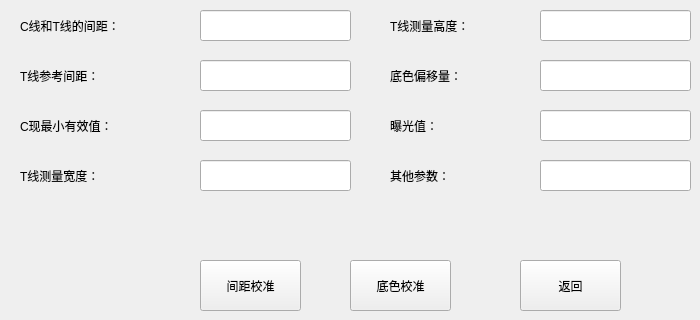
   <widget class="QWidget" name="cmosPage">
    <widget class="QPushButton" name="cmosReturnBtn">
     <property name="geometry">
      <rect>
       <x>520</x>
       <y>260</y>
       <width>101</width>
       <height>51</height>
      </rect>
     </property>
     <property name="styleSheet">
      <string notr="true">font: 16pt &quot;微软细黑&quot;;</string>
     </property>
     <property name="text">
      <string>返回</string>
     </property>
    </widget>
    <widget class="QLabel" name="label_5">
     <property name="geometry">
      <rect>
       <x>20</x>
       <y>10</y>
       <width>181</width>
       <height>31</height>
      </rect>
     </property>
     <property name="styleSheet">
      <string notr="true">font: 16pt &quot;微软细黑&quot;;</string>
     </property>
     <property name="text">
      <string>C线和T线的间距：</string>
     </property>
    </widget>
    <widget class="QLabel" name="label_6">
     <property name="geometry">
      <rect>
       <x>20</x>
       <y>60</y>
       <width>161</width>
       <height>31</height>
      </rect>
     </property>
     <property name="styleSheet">
      <string notr="true">font: 16pt &quot;微软细黑&quot;;</string>
     </property>
     <property name="text">
      <string>T线参考间距：</string>
     </property>
    </widget>
    <widget class="QLabel" name="label_7">
     <property name="geometry">
      <rect>
       <x>20</x>
       <y>110</y>
       <width>181</width>
       <height>31</height>
      </rect>
     </property>
     <property name="styleSheet">
      <string notr="true">font: 16pt &quot;微软细黑&quot;;</string>
     </property>
     <property name="text">
      <string>C现最小有效值：</string>
     </property>
    </widget>
    <widget class="QLabel" name="label_8">
     <property name="geometry">
      <rect>
       <x>20</x>
       <y>160</y>
       <width>181</width>
       <height>31</height>
      </rect>
     </property>
     <property name="styleSheet">
      <string notr="true">font: 16pt &quot;微软细黑&quot;;</string>
     </property>
     <property name="text">
      <string>T线测量宽度：</string>
     </property>
    </widget>
    <widget class="QLineEdit" name="cmosLineEdit_1">
     <property name="geometry">
      <rect>
       <x>200</x>
       <y>10</y>
       <width>151</width>
       <height>31</height>
      </rect>
     </property>
    </widget>
    <widget class="QLineEdit" name="cmosLineEdit_2">
     <property name="geometry">
      <rect>
       <x>200</x>
       <y>60</y>
       <width>151</width>
       <height>31</height>
      </rect>
     </property>
    </widget>
    <widget class="QLineEdit" name="cmosLineEdit_3">
     <property name="geometry">
      <rect>
       <x>200</x>
       <y>110</y>
       <width>151</width>
       <height>31</height>
      </rect>
     </property>
    </widget>
    <widget class="QLineEdit" name="cmosLineEdit_4">
     <property name="geometry">
      <rect>
       <x>200</x>
       <y>160</y>
       <width>151</width>
       <height>31</height>
      </rect>
     </property>
    </widget>
    <widget class="QPushButton" name="cmosTCBtn">
     <property name="geometry">
      <rect>
       <x>200</x>
       <y>260</y>
       <width>101</width>
       <height>51</height>
      </rect>
     </property>
     <property name="styleSheet">
      <string notr="true">font: 16pt &quot;微软细黑&quot;;</string>
     </property>
     <property name="text">
      <string>间距校准</string>
     </property>
    </widget>
    <widget class="QPushButton" name="cmosCameraBtn">
     <property name="geometry">
      <rect>
       <x>350</x>
       <y>260</y>
       <width>101</width>
       <height>51</height>
      </rect>
     </property>
     <property name="styleSheet">
      <string notr="true">font: 16pt &quot;微软细黑&quot;;</string>
     </property>
     <property name="text">
      <string>底色校准</string>
     </property>
    </widget>
    <widget class="QLabel" name="label_23">
     <property name="geometry">
      <rect>
       <x>390</x>
       <y>10</y>
       <width>141</width>
       <height>31</height>
      </rect>
     </property>
     <property name="styleSheet">
      <string notr="true">font: 16pt &quot;微软细黑&quot;;</string>
     </property>
     <property name="text">
      <string>T线测量高度：</string>
     </property>
    </widget>
    <widget class="QLabel" name="label_26">
     <property name="geometry">
      <rect>
       <x>390</x>
       <y>60</y>
       <width>141</width>
       <height>31</height>
      </rect>
     </property>
     <property name="styleSheet">
      <string notr="true">font: 16pt &quot;微软细黑&quot;;</string>
     </property>
     <property name="text">
      <string>底色偏移量：</string>
     </property>
    </widget>
    <widget class="QLabel" name="label_28">
     <property name="geometry">
      <rect>
       <x>390</x>
       <y>110</y>
       <width>121</width>
       <height>31</height>
      </rect>
     </property>
     <property name="styleSheet">
      <string notr="true">font: 16pt &quot;微软细黑&quot;;</string>
     </property>
     <property name="text">
      <string>曝光值：</string>
     </property>
    </widget>
    <widget class="QLabel" name="label_29">
     <property name="geometry">
      <rect>
       <x>390</x>
       <y>160</y>
       <width>121</width>
       <height>31</height>
      </rect>
     </property>
     <property name="styleSheet">
      <string notr="true">font: 16pt &quot;微软细黑&quot;;</string>
     </property>
     <property name="text">
      <string>其他参数：</string>
     </property>
    </widget>
    <widget class="QLineEdit" name="cmosLineEdit_5">
     <property name="geometry">
      <rect>
       <x>540</x>
       <y>10</y>
       <width>151</width>
       <height>31</height>
      </rect>
     </property>
    </widget>
    <widget class="QLineEdit" name="cmosLineEdit_6">
     <property name="geometry">
      <rect>
       <x>540</x>
       <y>60</y>
       <width>151</width>
       <height>31</height>
      </rect>
     </property>
    </widget>
    <widget class="QLineEdit" name="cmosLineEdit_7">
     <property name="geometry">
      <rect>
       <x>540</x>
       <y>110</y>
       <width>151</width>
       <height>31</height>
      </rect>
     </property>
    </widget>
    <widget class="QLineEdit" name="cmosLineEdit_8">
     <property name="geometry">
      <rect>
       <x>540</x>
       <y>160</y>
       <width>151</width>
       <height>31</height>
      </rect>
     </property>
    </widget>
   </widget>
